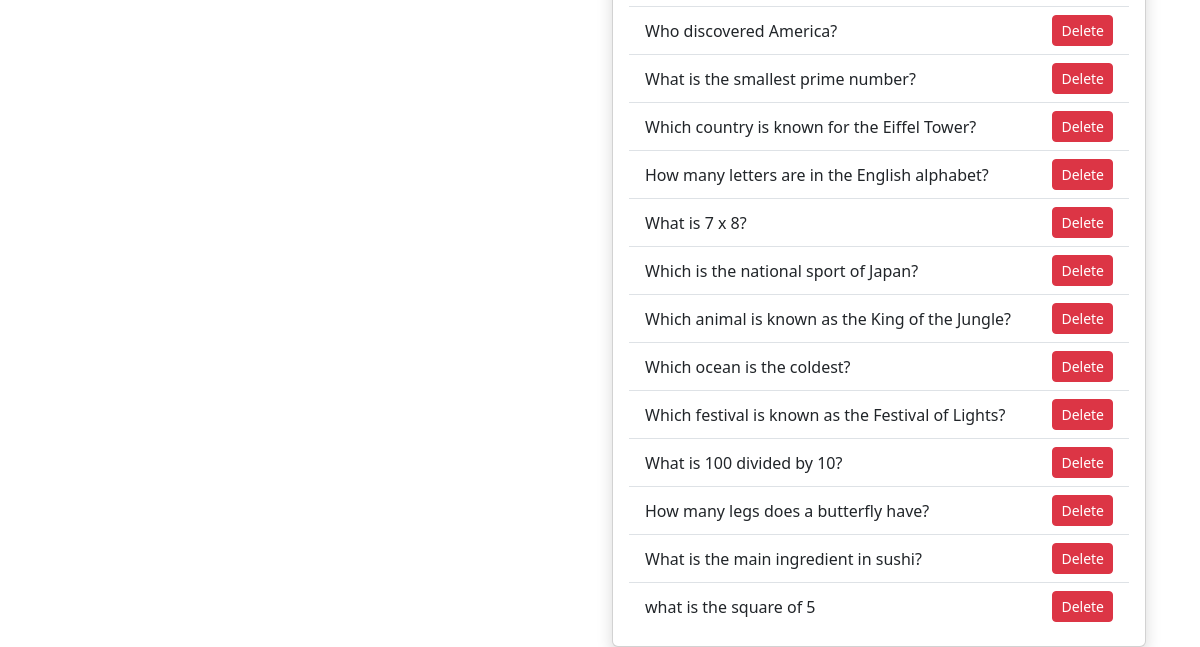
Before: /manage_questions (signed in, lower part) with the older database file.
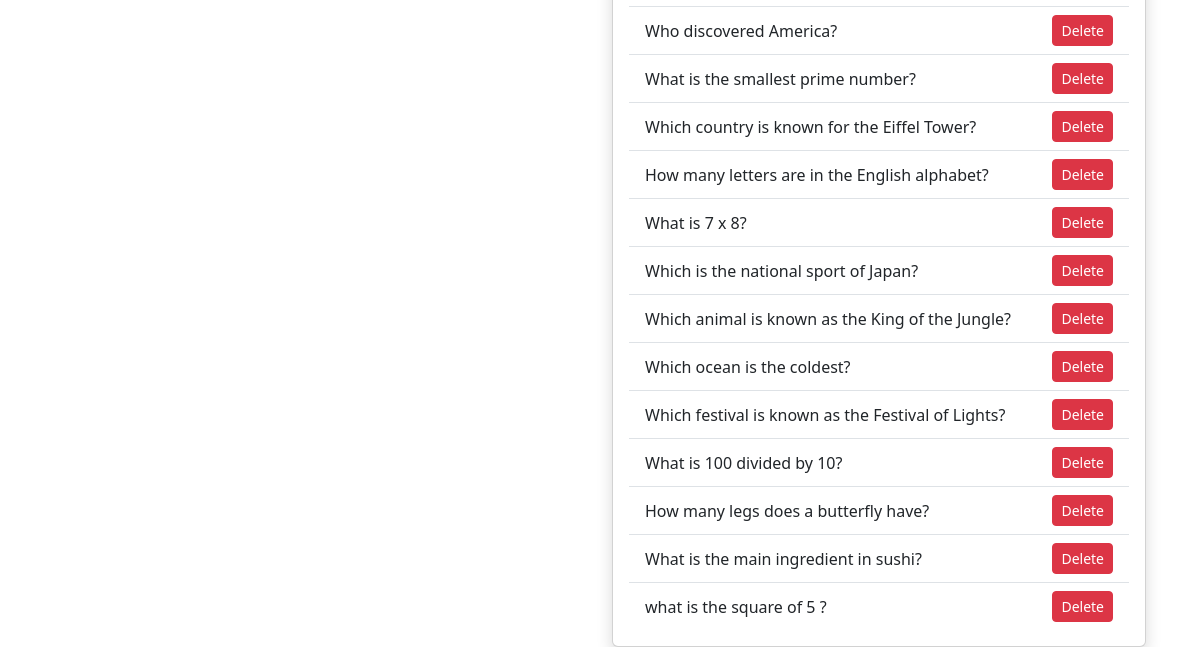
After: the same page with the newer database file.
### tables this page shows
CREATE TABLE questions (
    id INTEGER PRIMARY KEY AUTOINCREMENT,
    question TEXT NOT NULL,
    option_a TEXT NOT NULL,
    option_b TEXT NOT NULL,
    option_c TEXT NOT NULL,
    option_d TEXT NOT NULL,
    correct_option TEXT NOT NULL
);

### app.py (the view)
@app.route('/manage_questions', methods=['GET', 'POST'])
def manage_questions():
    if not session.get('is_admin'):
        flash("Admin access required", "danger")
        return redirect(url_for('login'))
    db_conn = get_db()
    if request.method == 'POST':
        question_text = request.form['question']
        option_a = request.form['option_a']
        option_b = request.form['option_b']
        option_c = request.form['option_c']
        option_d = request.form['option_d']
        correct_option = request.form['correct_option']
        db_conn.execute("""
            INSERT INTO questions (question, option_a, option_b, option_c, option_d, correct_option)
            VALUES (?, ?, ?, ?, ?, ?)
        """, (question_text, option_a, option_b, option_c, option_d, correct_option))
        db_conn.commit()
        flash("Question added successfully", "success")
        return redirect(url_for('manage_questions'))
    else:
        cur = db_conn.execute("SELECT * FROM questions")
        questions = cur.fetchall()
        return render_template('manage_questions.html', questions=questions)

### app.py (called while the page is built)
def get_db():
    database = getattr(g, '_database', None)
    if database is None:
        database = g._database = sqlite3.connect(DATABASE)
        database.row_factory = sqlite3.Row  # Allow accessing columns by name
    return database

@app.teardown_appcontext
def close_connection(exception):
    database = getattr(g, '_database', None)
    if database is not None:
        database.close()

### templates/manage_questions.html (shortened to what this page needs)
{% extends "base.html" %}
{% block content %}
<div class="container mt-4">
  <div class="row">
    <div class="col-md-6">
    </div>
    <div class="col-md-6">
      <div class="card p-3 shadow">
        <ul class="list-group list-group-flush">
          {% for question in questions %}
            <li class="list-group-item d-flex justify-content-between align-items-center">
              {{ question.question }}
              <a href="{{ url_for('delete_question', question_id=question.id) }}" class="btn btn-danger btn-sm">Delete</a>
            </li>
          {% else %}
            <li class="list-group-item">No questions added yet.</li>
          {% endfor %}
        </ul>
      </div>
    </div>
  </div>
</div>
{% endblock %}

Changed rows visible on the page:
removed questions: question "what is the square of 5"
added questions: question "what is the square of 5 ?"
